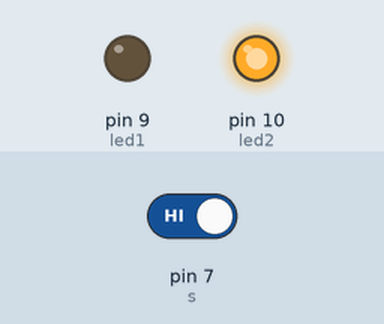
This sketch was run on a simulated Arduino Uno, built with avr-gcc and run on an emulated ATmega328P. On the bench: output pins drawn as LEDs (lit = HIGH). The inputs (shaded band) are chosen by the test bench; at power-on: pin 7 (s) HIGH.

Above: at 1.2 s.
1.3 s: pin 7 (s) driven LOW
At 2.2 s:
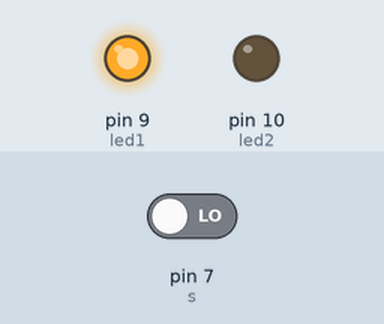
2.8 s: pin 7 (s) driven HIGH
At 3.3 s:
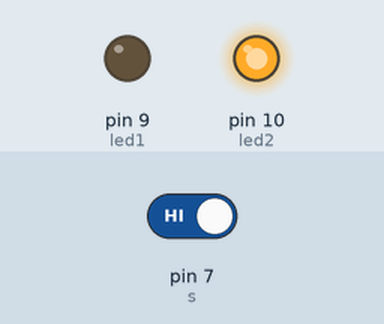
Timing chart, 0 to 5.8 s (numbered marks = the images above; inputs shaded):
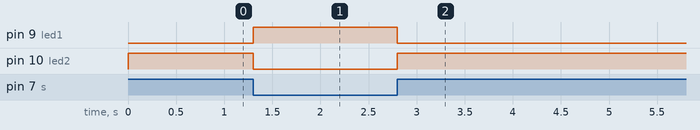

The sketch:

Switch.ino
```cpp
int led1 = 9;
int led2 = 10;
char s=7;

void setup() {
  pinMode(s,INPUT);
  pinMode(led1, OUTPUT);
  pinMode(led2, OUTPUT);
}

void loop() {
 if (digitalRead(s)==LOW){
  digitalWrite(led1, HIGH);
  digitalWrite(led2, LOW);
 }
  else{
    digitalWrite(led1, LOW);
    digitalWrite(led2, HIGH);
  }
}
```

Measured:
- after the input at 1.3 s, pin 9 (led1): LOW → HIGH at once; pin 10 (led2): HIGH → LOW at once
- after the input at 2.8 s, pin 9 (led1): HIGH → LOW at once; pin 10 (led2): LOW → HIGH at once
